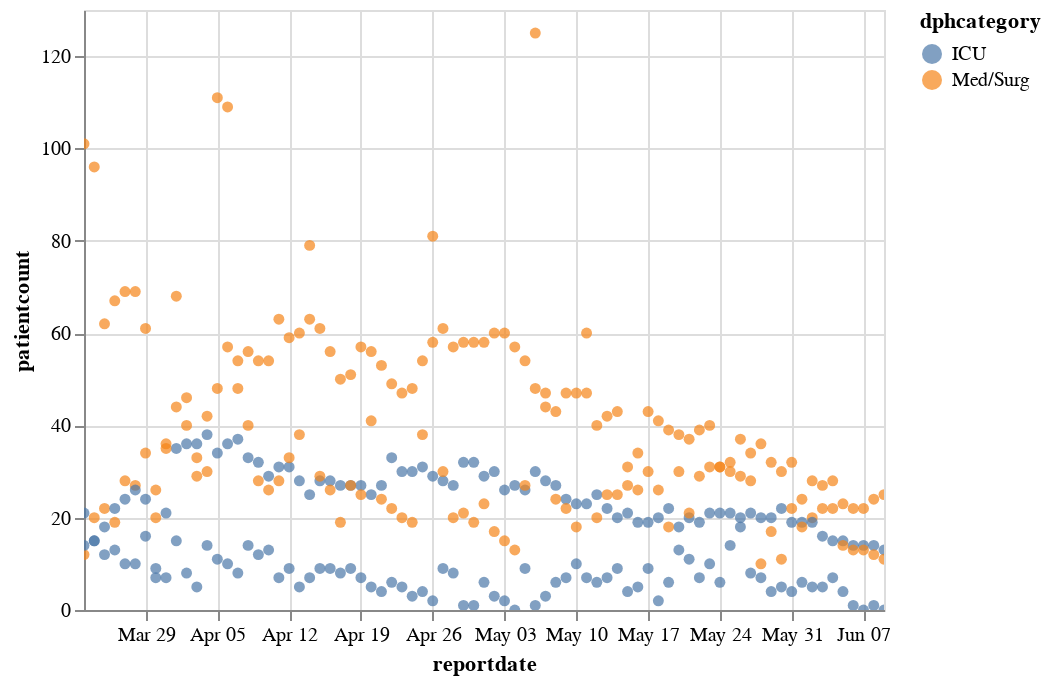

This figure's notebook cell:
### Code cell
import altair as alt

alt.Chart(hospitalizations).mark_circle().encode(
    x='reportdate',
    y='patientcount',
    color='dphcategory',
    tooltip=['reportdate', 'patientcount']
).interactive()

### Figure 1 — Vega-Lite specification as saved in the notebook (floating-point values rounded to 4 significant figures; data arrays with more than 128 entries replaced by an {"elided": "..."} marker saying what was removed)
{"config": {"view": {"width": 400, "height": 300}, "mark": {"tooltip": null}}, "data": {"name": "data-2c07d482e8fc4c4a480955690d6152e4"}, "mark": "circle", "encoding": {"color": {"type": "nominal", "field": "dphcategory"}, "tooltip": [{"type": "temporal", "field": "reportdate"}, {"type": "quantitative", "field": "patientcount"}], "x": {"type": "temporal", "field": "reportdate"}, "y": {"type": "quantitative", "field": "patientcount"}}, "selection": {"selector002": {"type": "interval", "bind": "scales", "encodings": ["x", "y"]}}, "$schema": "https://vega.github.io/schema/vega-lite/v3.4.0.json", "datasets": {"data-2c07d482e8fc4c4a480955690d6152e4": {"elided": "316 records"}}}
